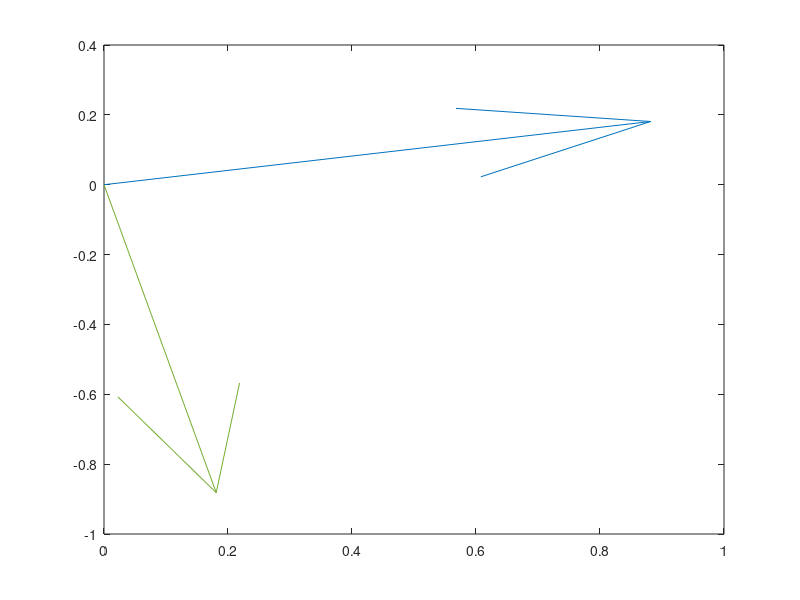
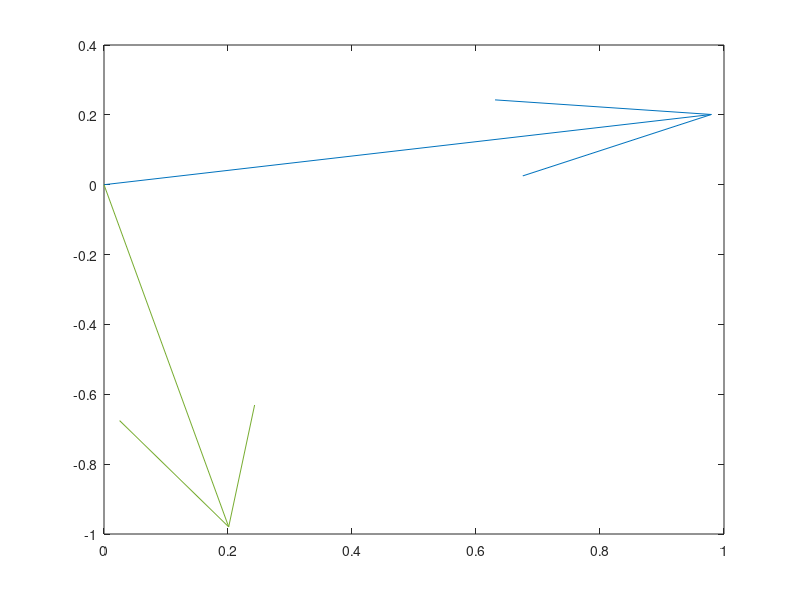
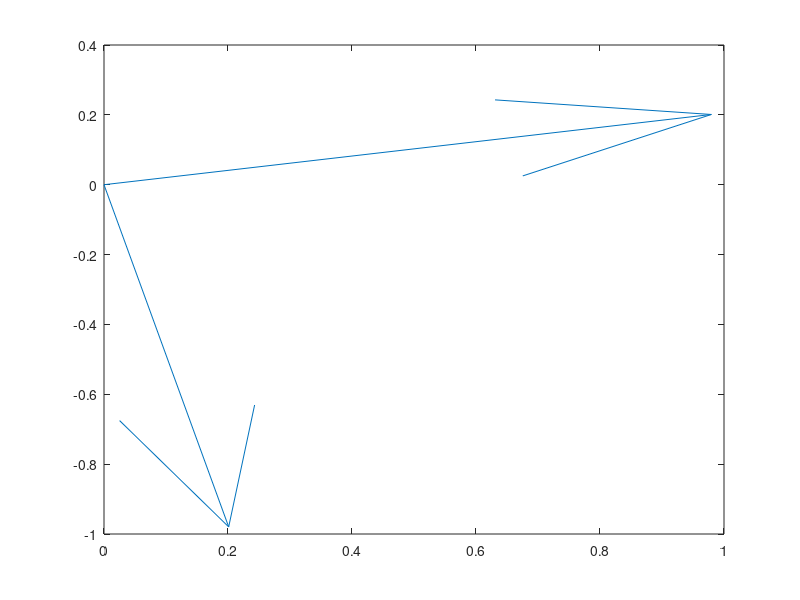

These charts were generated, in order, by the following MATLAB code:
% Preambolo (non nel libro)
S=[1 3; 3 15];
[V,D]=eig(S);
% I due vettori v1 e v2 derivano dalle due colonne della matrice V

% Osservazione: come scritto nell'help della funzione quiver MATLAB
% aggiusta in automatico la lunghezza dei vettori. Per evitare il rescaling
% automatico bisogna specificare 'off' come ultimo argomento di quiver

%% Esempio di vettori ortogonali
a=0.9796;
b=0.2011;
v1=[a;b];
v2=[b;-a];
% Modo 1: disegno il primo vettore
quiver(0,0,a,b)
% hold('on') per fare in modo che il grafico successivo si sovrapponga al
% grafico precedente
hold('on')
% disegno il secondo vettore
quiver(0,0,b,-a)

%% Modo 2: un'unica chiamata a quiver
% Creo una nuova figura
figure
zer=zeros(2,1);
quiver(zer,zer,v1,v2)

% La funzione acosd ritorna la funzione inversa del coseno in gradi
theta=acosd(v1'*v2);
disp(['L''angolo tra i due vettori è ' num2str(theta) ' gradi'])
% m1=coefficiente angolare della retta che passa 
% attraverso il primo vettore
m1=v1(2)/v1(1);
% m2=coefficiente angolare della retta che passa 
% attraverso il secondo vettore
m2=v2(2)/v2(1);
% Verifico che m1=-1/m2 
disp(['m1=' num2str(m1) '=-1/m2=' num2str(-1/m2)])


%% Esempio di vettori ortogonali (opzione 'off')  NON E' NEL TESTO 
a=0.9796;
b=0.2011;
v1=[a;b];
v2=[b;-a];
% Modo 1: disegno il primo vettore
quiver(0,0,a,b,'off')
% hold('on') per fare in modo che il grafico successivo si sovrapponga al
% grafico precedente
hold('on')
% disegno il secondo vettore
quiver(0,0,b,-a,'off')

%% Modo 2: un'unica chiamata a quiver (opzione 'off')  NON E' NEL TESTO 
% Creo una nuova figura
figure
zer=zeros(2,1);
quiver(zer,zer,v1,v2,'off')

% La funzione acosd ritorna la funzione inversa del coseno in gradi
theta=acosd(v1'*v2);
disp(['L''angolo tra i due vettori è ' num2str(theta) ' gradi'])
% m1=coefficiente angolare della retta che passa 
% attraverso il primo vettore
m1=v1(2)/v1(1);
% m2=coefficiente angolare della retta che passa 
% attraverso il secondo vettore
m2=v2(2)/v2(1);
% Verifico che m1=-1/m2 
disp(['m1=' num2str(m1) '=-1/m2=' num2str(-1/m2)])
